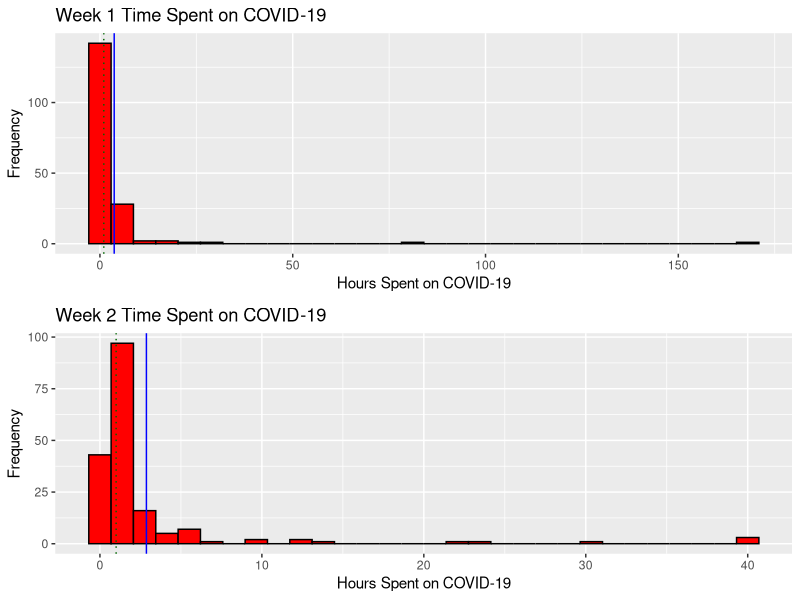

Recreate this plot in R. (Note: this script raises an error after producing the figure.)
## ---- chunk 1
knitr::opts_chunk$set(echo = TRUE)

library(dplyr)
library(tidyverse)
library(GGally)
library(MASS)
## ---- chunk 2
setwd("~/Desktop/sta302h1/STA302H1 -- Projects/final report")
sta302_performance_data = read.csv("./data.csv", header = TRUE)
attach(sta302_performance_data)
## ---- chunk 3
rearranged_data <- sta302_performance_data %>%
    # Create a new "country" column, which is just "Country" but whose entries are factors.
    mutate(country = as.factor(Country)) %>%
  
    # TODO: Replace quiz grades, covid hours, and sta302h1 study hours with their
    # TODO: median counterparts.

    # Remove the "X" column: it's simply the row number, which isn't very useful.
    # Remove the "Country" column: column "country" already exists
    dplyr::select(-X, -Country) %>%
    
    # Rearrange similar columns side-by-side.
    relocate(country,
             COVID.hours..W1., COVID.hours..W2., COVID.hours..W3., COVID.hours..W4.,
             STA302.hours..W1., STA302.hours..W2., STA302.hours..W3., STA302.hours..W4.,
             Quiz_1_score, Quiz_2_score, Quiz_3_score, Quiz_4_score)
## ---- chunk 4
num_column_NAs = function(predictor_variable) {
  sum(is.na(predictor_variable))
}
## ---- chunk 5
row_nums_of_NA_columns = function(data, predictor_variable) {
  which(is.na(predictor_variable))
}
## ---- chunk 6
rows_with_num_NAs = function(data, num_NAs) {
  return (rowSums(is.na(data)) == num_NAs)
}
## ---- chunk 7
row_nums_of_NA_rows = function(data, num_NAs) {
  return (which(rows_with_num_NAs(data, num_NAs)))
}
## ---- chunk 8
display_histogram <- function(data, predictor_variable, histogram_title, x_axis_label) {
  ggplot(data = tibble(data), mapping = aes(x = predictor_variable)) +
    geom_histogram(col = "black", fill = "red", bins = 30) +
    labs(title = histogram_title, y = "Frequency", x = x_axis_label) + 
    geom_vline(mapping = aes(xintercept = mean(predictor_variable, na.rm = TRUE)),
               color = "blue", linetype = "solid") +
    geom_vline(mapping = aes(xintercept = median(predictor_variable, na.rm = TRUE)),
               color = "dark green", linetype = "dotted")
}
## ---- chunk 9
display_boxplot <- function(data, predictor_variable, boxplot_title, y_axis_label) {
  ggplot(mapping = aes(x = Country, y = predictor_variable)) +
    geom_boxplot(mapping = aes(x = Country, y = predictor_variable)) +
    labs(title = boxplot_title, x = "Country", y = y_axis_label)
}
## ---- chunk 10
get_row_nums_to_exclude <- function(data) {
  row_nums_with_3_NAs = which(rows_with_num_NAs(data, 3))
  row_nums_with_4_NAs = which(rows_with_num_NAs(data, 4))
  row_nums_to_exclude <- union(row_nums_with_3_NAs,
                               row_nums_with_4_NAs)
  return (row_nums_to_exclude)
}
## ---- chunk 11
display_correlation_by_country <- function(country_data) {
  colnames(country_data) <- c("W1COV", "W2COV", "W3COV", "W4COV",
                              "W1302", "W2302", "W3302", "W4302",
                              "Q1", "Q2", "Q3", "Q4")
  round(cor(country_data, use = "pairwise.complete.obs", method = "pearson"), 2)
}
## ---- chunk 12
rows_with_0_NAs = rearranged_data[rows_with_num_NAs(rearranged_data, 0),]
rows_with_1_NAs = rearranged_data[rows_with_num_NAs(rearranged_data, 1),]
rows_with_2_NAs = rearranged_data[rows_with_num_NAs(rearranged_data, 2),]
rows_with_3_NAs = rearranged_data[rows_with_num_NAs(rearranged_data, 3),]
rows_with_4_NAs = rearranged_data[rows_with_num_NAs(rearranged_data, 4),]
## ---- chunk 13
data.frame(
  nrows_0_NAs = nrow(rows_with_0_NAs),
  nrows_1_NAs = nrow(rows_with_1_NAs),
  nrows_2_NAs = nrow(rows_with_2_NAs),
  nrows_3_NAs = nrow(rows_with_3_NAs),
  nrows_4_NAs = nrow(rows_with_4_NAs)
)
## ---- chunk 14
# row_nums_of_NA_rows(rearranged_data, 0)
## ---- chunk 15
# row_nums_of_NA_rows(rearranged_data, 1)
## ---- chunk 16
# row_nums_of_NA_rows(rearranged_data, 2)
## ---- chunk 17
# row_nums_of_NA_rows(rearranged_data, 3)
## ---- chunk 18
# row_nums_of_NA_rows(rearranged_data, 4)
## ---- chunk 19
data.frame(
  week1_covid = num_column_NAs(rearranged_data$COVID.hours..W1.),
  week2_covid = num_column_NAs(rearranged_data$COVID.hours..W2.),
  week3_covid = num_column_NAs(rearranged_data$COVID.hours..W3.),
  week4_covid = num_column_NAs(rearranged_data$COVID.hours..W4.)
)
## ---- chunk 20
data.frame(
  week1_sta302 = num_column_NAs(rearranged_data$STA302.hours..W1.),
  week2_sta302 = num_column_NAs(rearranged_data$STA302.hours..W2.),
  week3_sta302 = num_column_NAs(rearranged_data$STA302.hours..W3.),
  week4_sta302 = num_column_NAs(rearranged_data$STA302.hours..W4.)
)
## ---- chunk 21
data.frame(
  quiz1_score = num_column_NAs(rearranged_data$Quiz_1_score),
  quiz2_score = num_column_NAs(rearranged_data$Quiz_2_score),
  quiz3_score = num_column_NAs(rearranged_data$Quiz_3_score),
  quiz4_score = num_column_NAs(rearranged_data$Quiz_4_score)
)
## ---- chunk 22
quiz_grades <- rearranged_data %>%
  dplyr::select(Quiz_1_score, Quiz_2_score, Quiz_3_score, Quiz_4_score)
## ---- chunk 23
missed_0_quizzes = quiz_grades[rows_with_num_NAs(quiz_grades, 0),]
missed_1_quizzes = quiz_grades[rows_with_num_NAs(quiz_grades, 1),]
missed_2_quizzes = quiz_grades[rows_with_num_NAs(quiz_grades, 2),]
missed_3_quizzes = quiz_grades[rows_with_num_NAs(quiz_grades, 3),]
missed_4_quizzes = quiz_grades[rows_with_num_NAs(quiz_grades, 4),]
## ---- chunk 24
data.frame(
  miss_0_quizzes = nrow(missed_0_quizzes),
  miss_1_quizzes = nrow(missed_1_quizzes),
  miss_2_quizzes = nrow(missed_2_quizzes),
  miss_3_quizzes = nrow(missed_3_quizzes),
  miss_4_quizzes = nrow(missed_4_quizzes)
)
## ---- chunk 25
# which(rows_with_num_NAs(quiz_grades, 0))
## ---- chunk 26
# which(rows_with_num_NAs(quiz_grades, 1))
## ---- chunk 27
# which(rows_with_num_NAs(quiz_grades, 2))
## ---- chunk 28
# which(rows_with_num_NAs(quiz_grades, 3))
## ---- chunk 29
# which(rows_with_num_NAs(quiz_grades, 4))
## ---- chunk 30
row_nums_to_exclude <- get_row_nums_to_exclude(quiz_grades)
remaining_data = rearranged_data[-row_nums_to_exclude,]
## ---- chunk 31
rows_with_mistyped_columms = remaining_data[c(38, 83, 84, 117),]
# row 83: Country -> "canada" -- DONE
# row 84: Country -> "canada" -- DONE

# row 117: COVID.hours..W4. -> 0.5 hours -- DONE

# row 38:  STA302.hours..W3. -> 5.5<U+00A0> -- DONE
# row 117: STA302.hours..W4. -> 7.5 hours -- DONE
## ---- chunk 32
# library(janitor)
# use it to clean up data.
## ---- chunk 33
rows_with_no_country = remaining_data %>%
  dplyr::select(-country)
## ---- chunk 34
canada <- remaining_data %>%
  filter(as.character(country) == "Canada") %>%
  dplyr::select(-country)

unknown <- remaining_data %>%
  filter(is.na(as.character(country))) %>%
  dplyr::select(-country)
## ---- chunk 35
china <- remaining_data %>%
  filter(as.character(country) == "China") %>%
  dplyr::select(-country)

india <- remaining_data %>%
  filter(as.character(country) == "India") %>%
  dplyr::select(-country)

japan <- remaining_data %>%
  filter(as.character(country) == "Japan") %>%
  dplyr::select(-country)

mongolia <- remaining_data %>%
  filter(as.character(country) == "Mongolia") %>%
  dplyr::select(-country)

pakistan <- remaining_data %>%
  filter(as.character(country) == "Pakistan") %>%
  dplyr::select(-country)

singapore <- remaining_data %>%
  filter(as.character(country) == "Singapore") %>%
  dplyr::select(-country)

south_korea <- remaining_data %>%
  filter(as.character(country) == "South Korea") %>%
  dplyr::select(-country)

taiwan <- remaining_data %>%
  filter(as.character(country) == "Taiwan") %>%
  dplyr::select(-country)

uae <- remaining_data %>%
  filter(as.character(country) == "UAE") %>%
  dplyr::select(-country)

usa <- remaining_data %>%
  filter(as.character(country) == "USA") %>%
  dplyr::select(-country)
## ---- chunk 36
countries = data.frame(
  Canada = nrow(canada),
  China = nrow(china),
  India = nrow(india),
  Japan = nrow(japan),
  Mongolia = nrow(mongolia),
  Pakistan = nrow(pakistan),
  Singapore = nrow(singapore),
  South_Korea = nrow(south_korea),
  Taiwan = nrow(taiwan),
  UAE = nrow(uae),
  USA = nrow(usa),
  Unknown = nrow(unknown)
)
rownames(countries) = "Country"
t(countries)
## ---- chunk 37
library(gridExtra)  # to use grid.arrange
week1_covid_histogram = display_histogram(
  remaining_data, remaining_data$COVID.hours..W1.,
  "Week 1 Time Spent on COVID-19",
  "Hours Spent on COVID-19")
week2_covid_histogram = display_histogram(
  remaining_data, remaining_data$COVID.hours..W2.,
  "Week 2 Time Spent on COVID-19",
  "Hours Spent on COVID-19")
grid.arrange(week1_covid_histogram, week2_covid_histogram)
## ---- chunk 38
week3_covid_histogram = display_histogram(
  remaining_data, remaining_data$COVID.hours..W3.,
  "Week 3 Time Spent on COVID-19",
  "Hours Spent on COVID-19")
week4_covid_histogram = display_histogram(
  remaining_data, remaining_data$COVID.hours..W4.,
  "Week 4 Time Spent on COVID-19",
  "Hours Spent on COVID-19")
grid.arrange(week3_covid_histogram, week4_covid_histogram)
## ---- chunk 39
week1_covid_boxplot = display_boxplot(
  remaining_data, COVID.hours..W1.,
  "Week 1 Time Spent on COVID-19",
  "Hours Spent on COVID-19")
week2_covid_boxplot = display_boxplot(
  remaining_data, COVID.hours..W2.,
  "Week 2 Time Spent on COVID-19",
  "Hours Spent on COVID-19")
grid.arrange(week1_covid_boxplot, week2_covid_boxplot)
## ---- chunk 40
week3_covid_boxplot = display_boxplot(
  remaining_data, COVID.hours..W3.,
  "Week 3 Time Spent on COVID-19",
  "Hours Spent on COVID-19")
week4_covid_boxplot = display_boxplot(
  remaining_data, COVID.hours..W4.,
  "Week 4 Time Spent on COVID-19",
  "Hours Spent on COVID-19")
grid.arrange(week3_covid_boxplot, week4_covid_boxplot)
## ---- chunk 41
week1_study_histogram = display_histogram(
  remaining_data, remaining_data$STA302.hours..W1.,
  "Week 1 Time Spent Studying for STA302H1", "Hours Spent Studying for STA302H1")
week2_study_histogram = display_histogram(
  remaining_data, remaining_data$STA302.hours..W2.,
  "Week 2 Time Spent Studying for STA302H1", "Hours Spent Studying for STA302H1")
grid.arrange(week1_study_histogram, week2_study_histogram)
## ---- chunk 42
week3_study_histogram = display_histogram(
  remaining_data, remaining_data$STA302.hours..W3.,
  "Week 3 Time Spent Studying for STA302H1", "Hours Spent Studying for STA302H1")
week4_study_histogram = display_histogram(
  remaining_data, remaining_data$STA302.hours..W4.,
  "Week 4 Time Spent Studying for STA302H1", "Hours Spent Studying for STA302H1")
grid.arrange(week3_study_histogram, week4_study_histogram)
## ---- chunk 43
week1_study_boxplot = display_boxplot(
  remaining_data, STA302.hours..W1.,
  "Week 1 Time Spent Studying For STA302H1",
  "Hours Spent Studying")
week2_study_boxplot = display_boxplot(
  remaining_data, STA302.hours..W2.,
  "Week 2 Time Spent Studying For STA302H1",
  "Hours Spent Studying")
grid.arrange(week1_study_boxplot, week2_study_boxplot)
## ---- chunk 44
week3_study_boxplot = display_boxplot(
  remaining_data, STA302.hours..W3.,
  "Week 3 Time Spent Studying",
  "Hours Spent Studying")
week4_study_boxplot = display_boxplot(
  remaining_data, STA302.hours..W4.,
  "Week 4 Time Spent Studying",
  "Hours Spent Studying")
grid.arrange(week3_study_boxplot, week4_study_boxplot)
## ---- chunk 45
quiz1_histogram = display_histogram(
  remaining_data, remaining_data$Quiz_1_score, 
  "Quiz 1 Scores", "Quiz Score (out of 10)")
quiz2_histogram = display_histogram(
  remaining_data, remaining_data$Quiz_2_score, 
  "Quiz 2 Scores", "Quiz Score (out of 10)")
grid.arrange(quiz1_histogram, quiz2_histogram)
## ---- chunk 46
quiz3_histogram = display_histogram(
  remaining_data, remaining_data$Quiz_3_score, 
  "Quiz 3 Scores", "Quiz Score (out of 10)")
quiz4_histogram = display_histogram(
  remaining_data, remaining_data$Quiz_4_score, 
  "Quiz 4 Scores", "Quiz Score (out of 10)")
grid.arrange(quiz3_histogram, quiz4_histogram)
## ---- chunk 47
quiz1_boxplot = display_boxplot(
  remaining_data, Quiz_1_score,
  "Quiz 1 Scores", "Quiz Score (out of 10)")
quiz2_boxplot = display_boxplot(
  remaining_data, Quiz_2_score,
  "Quiz 2 Scores", "Quiz Score (out of 10)")
grid.arrange(quiz1_boxplot, quiz2_boxplot)
## ---- chunk 48
quiz3_boxplot = display_boxplot(
  remaining_data, Quiz_3_score,
  "Quiz 3 Scores", "Quiz Score (out of 10)")
quiz4_boxplot = display_boxplot(
  remaining_data, Quiz_4_score,
  "Quiz 4 Scores", "Quiz Score (out of 10)")
grid.arrange(quiz3_boxplot, quiz4_boxplot)
## ---- chunk 49
summary(remaining_data$COVID.hours..W1.)
## ---- chunk 50
summary(remaining_data$COVID.hours..W2.)
## ---- chunk 51
summary(remaining_data$COVID.hours..W3.)
## ---- chunk 52
summary(remaining_data$COVID.hours..W4.)
## ---- chunk 53
summary(remaining_data$STA302.hours..W1.)
## ---- chunk 54
summary(remaining_data$STA302.hours..W2.)
## ---- chunk 55
summary(remaining_data$STA302.hours..W3.)
## ---- chunk 56
summary(remaining_data$STA302.hours..W4.)
## ---- chunk 57
summary(remaining_data$Quiz_1_score)
## ---- chunk 58
summary(remaining_data$Quiz_2_score)
## ---- chunk 59
summary(remaining_data$Quiz_3_score)
## ---- chunk 60
summary(remaining_data$Quiz_4_score)
## ---- chunk 61
remaining_data_no_NAs = na.omit(remaining_data)

quiz1 = remaining_data_no_NAs$Quiz_1_score
quiz2 = remaining_data_no_NAs$Quiz_2_score
quiz3 = remaining_data_no_NAs$Quiz_3_score
quiz4 = remaining_data_no_NAs$Quiz_4_score

covid1 = remaining_data_no_NAs$COVID.hours..W1.
covid2 = remaining_data_no_NAs$COVID.hours..W2.
covid3 = remaining_data_no_NAs$COVID.hours..W3.
covid4 = remaining_data_no_NAs$COVID.hours..W4.

study1 = remaining_data_no_NAs$STA302.hours..W1.
study2 = remaining_data_no_NAs$STA302.hours..W2.
study3 = remaining_data_no_NAs$STA302.hours..W3.
study4 = remaining_data_no_NAs$STA302.hours..W4.

country = remaining_data_no_NAs$country
## ---- chunk 62
# single variable per term = additive model
first_model = lm(
  quiz4 ~ 
    quiz1  # scatterplot seems to have no relationship
  + quiz2  # scatterplot seems to have no relationship
  + quiz3  # scatterplot looks more linear
  + covid1 # must add this linear term b/c i have a quadratic term 
  + I(covid1 ^ 2)  # scatterplot looks more quadratic
  + covid2 # must add this linear term b/c i have a quadratic term 
  + I(covid2 ^ 2)  # scatterplot looks more quadratic
  + covid3
  # + I(covid3 ^ 2) # scatterplot looks less quadratic
  + covid4  # must add this linear term b/c i have a quadratic term 
  + I(covid4 ^ 2) # scatterplot looks more quadratic
  
  + I(covid1 * covid2) # first impressions from correlation matrix
  + I(covid2 * covid3) # correlation = 0.67
  + I(covid2 * covid4) # discard: correlation = 0.71
  + I(covid3 * covid4) # correlation = 0.72
  
  + I(study1 * study2)  # correlation = 0.61
  + I(study1 * study3)  # correlation = 0.58
  + I(study2 * study3)  # correlation = 0.70
  + I(study3 * study4)  # correlation = 0.62
  
  + country  # for simplicity, but backwards process shows this term is not significant
)
summary(first_model)
## ---- chunk 63
stepAIC(first_model, direction = "forward")$anova
## ---- chunk 64
stepAIC(first_model, direction = "backward")$anova
## ---- chunk 65
stepAIC(first_model, direction = "both")$anova
## ---- chunk 66
final_model = lm(
  quiz4 ~ quiz3
  + I(covid1 ^ 2)   # don't remove, else all other terms become insignificant
  + I(covid1 * covid2) 
  + I(covid2 * covid3)  # don't remove, else all other terms become insignificant
  + I(study1 * study2) 
  + I(study1 * study3)  # maybe don't remove?
  + I(study2 * study3) 
  + I(study3 * study4)
)
summary(final_model)
## ---- chunk 67
stepAIC(final_model, direction = "forward")$anova
## ---- chunk 68
stepAIC(final_model, direction = "backward")$anova
## ---- chunk 69
stepAIC(final_model, direction = "both")$anova
## ---- chunk 70
# I decide to remove more terms for simplicity.
third_model = lm(
quiz4 ~ quiz3
  # + I(covid1 ^ 2)  # this lone quadratic term add a lot of complexity for negligible change in R^2 and adjusted R^2.
  # + I(covid1 * covid2) + I(covid2 * covid3) # these terms alone add complexity -- harder to interpret the statement when discussing 2-week or 3-week gaps between covid weeks of interest # TODO: does it affect significance?

  + I(study1 * study2) 
# + I(study1 * study3)  # make weeks consecutive: "want to see correlation from week to week", rather than non-consecutive weeks.
  + I(study2 * study3) 
  + I(study3 * study4)
)
summary(third_model)
## ---- chunk 71
# Doing stepAIC on a well-fitted model produces the same model.
# The model is already in a "steady state."
stepAIC(third_model, direction = "both")$anova
## ---- chunk 72
stepAIC(third_model, direction = "forward")$anova
## ---- chunk 73
stepAIC(third_model, direction = "backward")$anova
## ---- chunk 74
fourth_model = lm(quiz4 ~ quiz3)
summary(fourth_model)
## ---- chunk 75
stepAIC(fourth_model, direction = "forward")$anova
## ---- chunk 76
stepAIC(fourth_model, direction = "backward")$anova
## ---- chunk 77
stepAIC(fourth_model, direction = "both")$anova
## ---- chunk 78
additive_model = lm(
  quiz4 ~ quiz1 + quiz2 + quiz3
  + covid1 + covid2 + covid3 + covid4
  + study1 + study2 + study3 + study4
  + country
)
summary(additive_model)
## ---- chunk 79
stepAIC(additive_model, direction = "forward")$anova
## ---- chunk 80
stepAIC(additive_model, direction = "backward")$anova
## ---- chunk 81
stepAIC(additive_model, direction = "both")$anova
## ---- chunk 82
display_residual_plot <- function(data, model, predictor_variable, predictor_variable_name) {
  fit = fitted(model)
  residuals = resid(model)
  ggplot(data = data, aes(x = predictor_variable, y = residuals)) +
    geom_point() + 
    geom_hline(yintercept = 0) + 
    labs(title = paste0("Residual Plot for Variable ", predictor_variable_name), 
         x = predictor_variable_name, y = paste0("Residuals of ", predictor_variable_name))
}
## ---- chunk 83
display_residual_plot(remaining_data_no_NAs, final_model, quiz3, "quiz3")
## ---- chunk 84
library(ggforce)  # zooming in on plots
display_residual_plot(remaining_data_no_NAs, final_model, covid1 ^ 2, "covid1 ^ 2") + 
  facet_zoom(xlim = c(0, 40))  # try upper limit = 70
## ---- chunk 85
display_residual_plot(remaining_data_no_NAs, final_model, covid1 * covid2, "covid1 * covid2") + 
  facet_zoom(xlim = c(0, 50))  # try upper limit = 100
## ---- chunk 86
display_residual_plot(remaining_data_no_NAs, final_model, covid2 * covid3, "covid2 * covid3")
## ---- chunk 87
display_residual_plot(remaining_data_no_NAs, final_model, study1 * study2, "study1 * study2")
## ---- chunk 88
display_residual_plot(remaining_data_no_NAs, final_model, study1 * study3, "study1 * study3")
## ---- chunk 89
display_residual_plot(remaining_data_no_NAs, final_model, study2 * study3, "study2 * study3")
## ---- chunk 90
display_residual_plot(remaining_data_no_NAs, final_model, study3 * study4, "study3 * study4")
## ---- chunk 91
plot(final_model)
## ---- chunk 92
hist(lm(final_model)$residuals)
mean(lm(final_model)$residuals)
median(lm(final_model)$residuals)
## ---- chunk 93
predicted_values = predict(final_model)
actual_values = remaining_data_no_NAs$Quiz_4_score
## ---- chunk 94
mean(predicted_values - actual_values)
## ---- chunk 95
median(predicted_values - actual_values)
## ---- chunk 96
hist(predicted_values - actual_values)
## ---- chunk 97
t.test(predicted_values - actual_values)
## ---- chunk 98
# https://stackoverflow.com/questions/17200114/how-to-split-data-into-training-testing-sets-using-sample-function

set.seed(888)
library(caTools)
sample = sample.split(remaining_data_no_NAs, SplitRatio = 0.55)
training_data = subset(remaining_data_no_NAs, sample == TRUE)
testing_data  = subset(remaining_data_no_NAs, sample == FALSE)
## ---- chunk 99
training_data_no_NAs = na.omit(training_data)

quiz1 = training_data_no_NAs$Quiz_1_score
quiz2 = training_data_no_NAs$Quiz_2_score
quiz3 = training_data_no_NAs$Quiz_3_score
quiz4 = training_data_no_NAs$Quiz_4_score

covid1 = training_data_no_NAs$COVID.hours..W1.
covid2 = training_data_no_NAs$COVID.hours..W2.
covid3 = training_data_no_NAs$COVID.hours..W3.
covid4 = training_data_no_NAs$COVID.hours..W4.

study1 = training_data_no_NAs$STA302.hours..W1.
study2 = training_data_no_NAs$STA302.hours..W2.
study3 = training_data_no_NAs$STA302.hours..W3.
study4 = training_data_no_NAs$STA302.hours..W4.

country = training_data_no_NAs$country
## ---- chunk 100
testing_data_no_NAs = na.omit(testing_data)

quiz1 = testing_data_no_NAs$Quiz_1_score
quiz2 = testing_data_no_NAs$Quiz_2_score
quiz3 = testing_data_no_NAs$Quiz_3_score
quiz4 = testing_data_no_NAs$Quiz_4_score

covid1 = testing_data_no_NAs$COVID.hours..W1.
covid2 = testing_data_no_NAs$COVID.hours..W2.
covid3 = testing_data_no_NAs$COVID.hours..W3.
covid4 = testing_data_no_NAs$COVID.hours..W4.

study1 = testing_data_no_NAs$STA302.hours..W1.
study2 = testing_data_no_NAs$STA302.hours..W2.
study3 = testing_data_no_NAs$STA302.hours..W3.
study4 = testing_data_no_NAs$STA302.hours..W4.

country = testing_data_no_NAs$country
## ---- chunk 101
predicted_values = predict(final_model, testing_data_no_NAs)
actual_values = testing_data$Quiz_4_score
## ---- chunk 102
mean(predicted_values - actual_values)
## ---- chunk 103
median(predicted_values - actual_values)
## ---- chunk 104
hist(predicted_values - actual_values)
## ---- chunk 105
t.test(predicted_values - actual_values)
